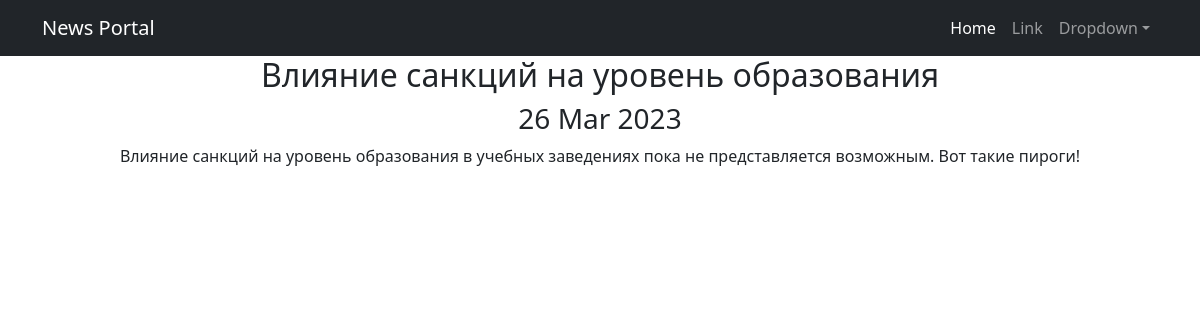
Page /posts/4 on the earlier database version.
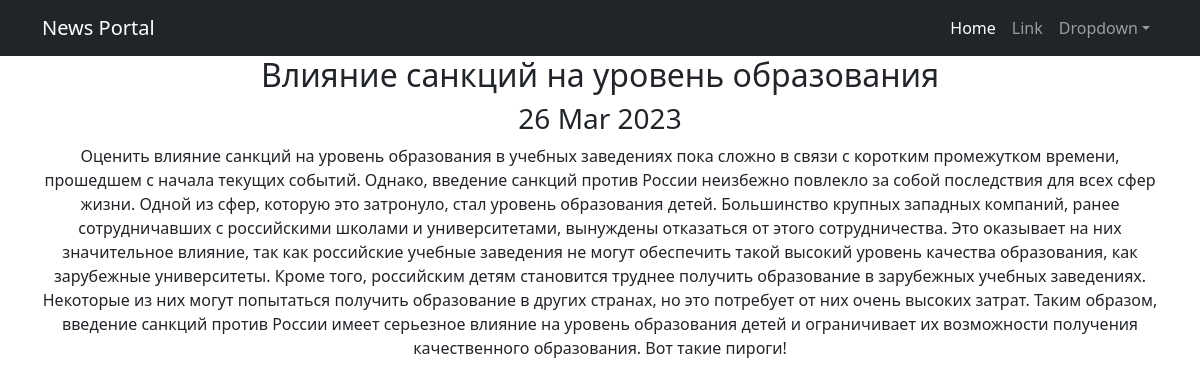
Same page on the later database version.
### accounts/models.py (models this page shows, shortened)
class Post(models.Model):
    var = models.CharField(max_length = 2, choices = VARS, default = news)
    datetime_of_post = models.DateTimeField(auto_now_add = True)
    topic = models.CharField(null = True, max_length=64)
    text_of_topic = models.TextField(null = True)
    rate_of_post = models.IntegerField(default = 0)
    author = models.ForeignKey(Author, on_delete = models.CASCADE)
    category = models.ManyToManyField(Category, through = 'PostCategory')

### accounts/views.py (the view)
# urls.py: path('<int:pk>', PostDetail.as_view(), name='post_detail'),
class PostDetail(DetailView):
    model = Post
    template_name = 'post.html'
    context_object_name = 'post'

### accounts/templatetags/custom_filters.py (called while the page is built)
@register.filter(name = 'censor')
def censor(text):
    for word in BAD_WORD:
        if word in text:
            text = text.replace(word[1:len(word)], f'{len(word) * "*"}')
            return text
        else:
            return text

### accounts/templatetags/custom_tags.py (called while the page is built)
@register.simple_tag()
def current_time(format_string='%b %d %Y'):
   return datetime.utcnow().strftime(format_string)

### templates/post.html (shortened to what this page needs)
{% extends 'flatpages/default.html' %}
{% load custom_filters %}
{% load custom_tags %}
{% block content %}
<h2>{{ post.topic |censor}}</h2>
<h3>{% current_time ' %d %b %Y' %}</h3>
{{ post.text_of_topic |censor}}
{% endblock content %}

Differences in the rows shown:
changed Post "Влияние санкций на уровень образования": text_of_topic|censor "Влияние санкций на уровень образования в учебных заведениях пока не представляется возможным. Вот такие пироги!" → "Оценить влияние санкций на уровень образования в учебных заведениях пока сложно в связи с коротким промежутком времени, прошедшем с начала текущих событий. Однако, введение санкций против России неизбежно повлекло за собой последствия для всех сфер жизни. Одной из сфер, которую это затронуло, стал уровень образования детей. Большинство крупных западных компаний, ранее сотрудничавших с российскими школами и университетами, вынуждены отказаться от этого сотрудничества. Это оказывает на них значительное влияние, так как российские учебные заведения не могут обеспечить такой высокий уровень качества образования, как зарубежные университеты. Кроме того, российским детям становится труднее…"
